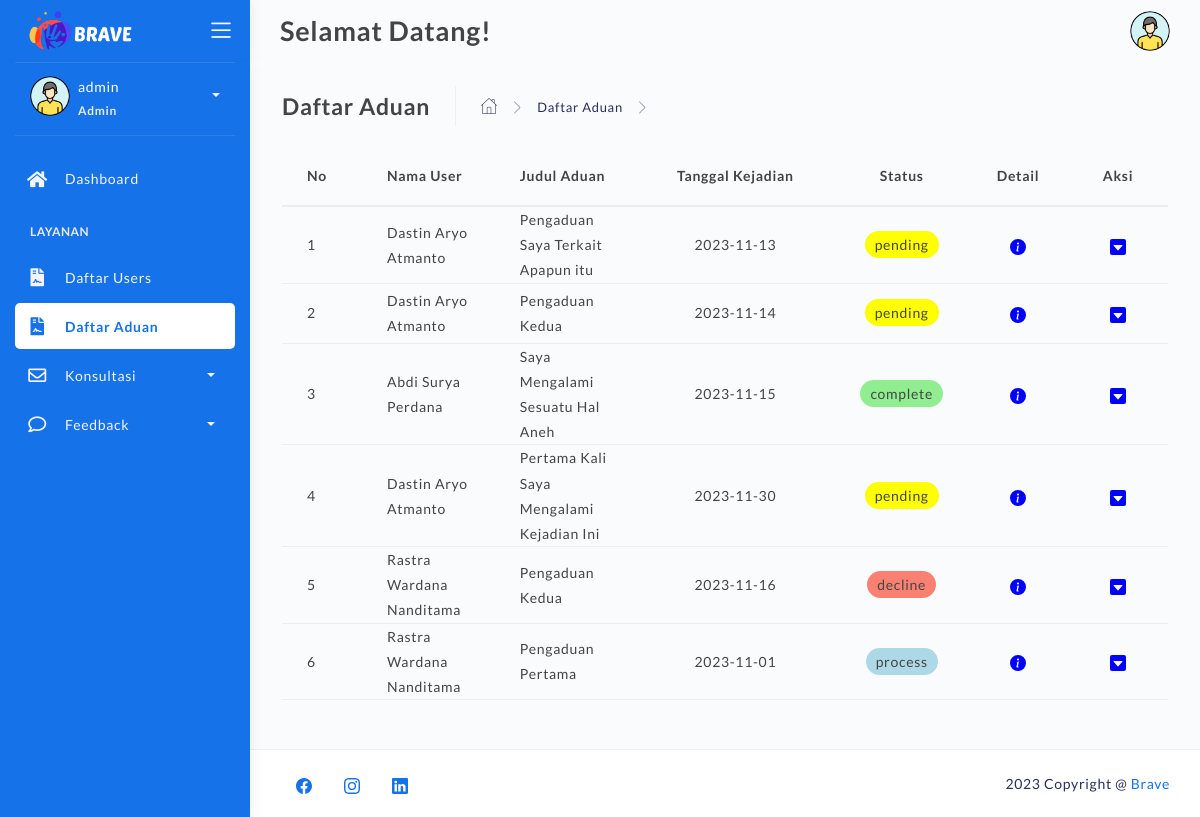
The page /list-aduan-admin.php (signed in) on the database its author committed.
### tables this page shows
CREATE TABLE `pengaduan` (
  `id_pengaduan` varchar(50) NOT NULL,
  `nim` varchar(25) NOT NULL,
  `nama` varchar(255) NOT NULL,
  `judul` varchar(255) NOT NULL,
  `tgl_kejadian` date NOT NULL,
  `tgl_aduan` datetime NOT NULL DEFAULT current_timestamp(),
  `pesan_aduan` text NOT NULL,
  `pelaku` varchar(255) NOT NULL,
  `bukti` varchar(255) NOT NULL,
  `status` varchar(25) NOT NULL
);

### list-aduan-admin.php (the view, shortened to what this page needs)
<!DOCTYPE html>
<html lang="en">
<head>
	<link rel="stylesheet" href="assets/css/bootstrap.min.css">
	<link rel="stylesheet" href="assets/css/atlantis.css">
	<link rel="stylesheet" href="assets/css/demo.css">
</head>
<body>
	<div class="wrapper fullheight-side">
		<div class="logo-header position-fixed" data-background-color="blue">
			<a href="index.html" class="logo">
				<img src="assets\img\logo\logo2-2tr-resize.png" alt="navbar brand" class="navbar-brand" style="width:110px;">
			</a>
			<div class="nav-toggle">
				<button class="btn btn-toggle toggle-sidebar">
					<i class="icon-menu"></i>
				</button>
			</div>
		</div>
		<div class="sidebar sidebar-style-2" data-background-color="blue">
			<div class="sidebar-wrapper scrollbar scrollbar-inner">
				<div class="sidebar-content">
					<div class="user">
						<div class="avatar-sm float-left mr-2">
							<img src="assets/img/profile.png" alt="..." class="avatar-img rounded-circle">
						</div>
						<div class="info">
							<a data-toggle="collapse" href="#collapseExample" aria-expanded="true">
								<span>
									<?php echo $_SESSION['username'] ?>
									<span class="user-level">Admin</span>
									<span class="caret"></span>
								</span>
							</a>
						</div>
					</div>
					<ul class="nav">
						<li class="nav-item">
							<a href="dashboard-admin.php" class="collapsed" aria-expanded="false">
								<i class="fas fa-home"></i>
								<p>Dashboard</p>
							</a>
						</li>
						<li class="nav-section">
							<h4 class="text-section">Layanan</h4>
						</li>
						<li class="nav-item">
							<a href="list-user-admin.php">
								<i class="fas fa-file-contract"></i>
								<p>Daftar Users</p>
							</a>
						</li>
						<li class="nav-item active">
							<a href="list-aduan-admin.php">
								<i class="fas fa-file-contract"></i>
								<p>Daftar Aduan</p>
							</a>
						</li>
						<li class="nav-item submenu">
							<a data-toggle="collapse" href="#email-app-nav">
								<i class="far fa-envelope"></i>
								<p>Konsultasi</p>
								<span class="caret"></span>
							</a>
							<li class="nav-item ">
							<a data-toggle="collapse" href="#feedback-app-nav">
								<i class="far fa-comment"></i>
								<p>Feedback</p>
								<span class="caret"></span>
							</a>
						</li>
					</ul>
				</div>
			</div>
		</div>
		<nav class="navbar navbar-header navbar-header-transparent navbar-expand-lg">
			<div class="container-fluid">
				<div class="collapse" id="search-nav">
					<form class="navbar-left navbar-form nav-search mr-md-3">
						<h4 class="page-title" style="margin: 10px 0; font-size: 27px;">Selamat Datang!</h4>
					</form>
				</div>
				<ul class="navbar-nav topbar-nav ml-md-auto align-items-center">
					<li class="nav-item dropdown hidden-caret">
						<a class="dropdown-toggle profile-pic" data-toggle="dropdown" href="#" aria-expanded="false">
							<div class="avatar-sm">
								<img src="assets/img/profile.png" alt="..." class="avatar-img rounded-circle">
							</div>
						</a>
					</li>
				</ul>
			</div>
		</nav>
		<div class="main-panel full-height">
			<div class="container">
				<div class="page-inner">
					<div class="page-header">
						<h4 class="page-title">Daftar Aduan</h4>
						<ul class="breadcrumbs">
							<li class="nav-home">
								<a href="dashboard-admin.php">
									<i class="flaticon-home"></i>
								</a>
							</li>
							<li class="separator">
								<i class="flaticon-right-arrow"></i>
							</li>
							<li class="nav-item">
								<a href="list-aduan-admin.php">Daftar Aduan</a>
							</li>
							<li class="separator">
								<i class="flaticon-right-arrow"></i>
							</li>
						</ul>
					</div>
					<div class="page-category">
						<?php
							require 'backend/connection.php';
							$sql = "SELECT * FROM pengaduan ORDER BY tgl_aduan DESC";
							$result_pengaduan = mysqli_query($koneksi, $sql);
						?>
						<table class="table">
							<thead>
								<tr>
									<th scope="col" style="width:80px;">No</th>
									<th scope="col">Nama User</th>
									<th scope="col">Judul Aduan</th>
									<th scope="col" style="width:200px; text-align:center;">Tanggal Kejadian</th>
									<th scope="col" style="width:100px; text-align:center;">Status</th>
									<th scope="col" style="width:100px; text-align:center;">Detail</th>
									<th scope="col" style="width:100px; text-align:center;">Aksi</th>
								</tr>
							</thead>
							<tbody>
								<?php
									$i = 0;
									while ($row = mysqli_fetch_assoc($result_pengaduan)) {
										$i++;
										echo "<tr>";
											echo "<td>" . $i. "</td>";
											echo "<td>" . $row['nama'] . "</td>";
											echo "<td>" . $row['judul'] . "</td>";
											echo "<td><center>" . $row['tgl_kejadian'] . "</center></td>";
											echo "<td><center><a class='" . $row['status'] . "'>" . $row['status'] . "</a></center></td>";
											echo "<td data-toggle='modal' data-target='#aduan-" . $row['id_pengaduan'] . "' style='color:blue;'>
													<center>
														<a>
														</a>
													</center>
												</td>
												<div class='modal fade' id='aduan-" . $row['id_pengaduan'] . "' tabindex='-1' role='dialog' aria-labelledby='exampleModalCenterTitle' aria-hidden='true'>
																<h5 class='modal-title' id='exampleModalLongTitle' style='font-size:20px;'>" . $row['judul'] . "</h5>
																<p style='margin-bottom:1px;'><strong>Nama :</strong> " . $row['nama'] . " </p>
																<p style='margin-bottom:10px;'><strong>Tanggal Kejadian :</strong> " . $row['tgl_kejadian'] . " </p>
																<p> <center> <img src='assets/img/bukti/" . $row['bukti'] . "' style='width:70%; border-radius:5px;'></center></p>
																" . $row['pesan_aduan'] . "
												</div>
												<td>
													<center>
														<a id='navbarDropdown' role='button' data-toggle='dropdown' aria-haspopup='true' aria-expanded='false' style='color:blue;'>
															<svg xmlns='http://www.w3.org/2000/svg' width='16' height='16' fill='currentColor' class='bi bi-caret-down-square-fill' viewBox='0 0 16 16'>
																<path d='M0 2a2 2 0 0 1 2-2h12a2 2 0 0 1 2 2v12a2 2 0 0 1-2 2H2a2 2 0 0 1-2-2V2zm4 4a.5.5 0 0 0-.374.832l4 4.5a.5.5 0 0 0 .748 0l4-4.5A.5.5 0 0 0 12 6H4z'/>
															</svg>
														</a>
															<a class='dropdown-item' href='backend/action-accept-aduan.php?id=" . $row['id_pengaduan'] . "'>Accept</a>
															<a class='dropdown-item' href='backend/action-complete-aduan.php?id=" . $row['id_pengaduan'] . "'>Complete</a>
															<a class='dropdown-item' data-toggle='modal' data-target='#decline-aduan-" . $row['id_pengaduan'] . "'>Decline</a>
															<a class='dropdown-item' data-toggle='modal' data-target='#feedback-aduan-" . $row['id_pengaduan'] . "'>Feedback</a>
													</center>
													<div class='modal fade' id='decline-aduan-" . $row['id_pengaduan'] . "' tabindex='-1' role='dialog' aria-labelledby='editUserModalLabel' aria-hidden='true'>
																	<form id='declineAduanForm-" . $row['id_pengaduan'] . "' action='backend/action-decline-aduan.php' method='post'>
																		<input type='text' class='form-control' id='id_pengaduan' name='id_pengaduan' value='" . $row['id_pengaduan'] . "' required hidden>
																		<input type='text' class='form-control' id='nama' name='nama' value='" . $row['nama'] . "' required hidden>
																		<input type='text' class='form-control' id='nim' name='nim' value='" . $row['nim'] . "' required hidden>
																	</form>
																	<button type='button' class='btn btn-primary' onclick='declineAduan_" . $row['id_pengaduan'] . "()'>Kirim</button>
													</div>
														function declineAduan_" . $row['id_pengaduan'] . "() {
															document.getElementById('declineAduanForm-" . $row['id_pengaduan'] . "').submit();
													<div class='modal fade' id='feedback-aduan-" . $row['id_pengaduan'] . "' tabindex='-1' role='dialog' aria-labelledby='editUserModalLabel' aria-hidden='true'>
																	<form id='feedbackAduanForm-" . $row['id_pengaduan'] . "' action='backend/action-feedback-aduan.php' method='post'>
																		<input type='text' class='form-control' id='id_pengaduan' name='id_pengaduan' value='" . $row['id_pengaduan'] . "' required hidden>
																		<input type='text' class='form-control' id='nama' name='nama' value='" . $row['nama'] . "' required hidden>
																		<input type='text' class='form-control' id='nim' name='nim' value='" . $row['nim'] . "' required hidden>
																	</form>
																	<button type='button' class='btn btn-primary' onclick='feedbackAduan_" . $row['id_pengaduan'] . "()'>Kirim</button>
													</div>
														function feedbackAduan_" . $row['id_pengaduan'] . "() {
															document.getElementById('feedbackAduanForm-" . $row['id_pengaduan'] . "').submit();
												</td>
												";
									}
								?>
							</tbody>
						</table>
					</div>
				</div>
			</div>
			<footer class="footer">
				<div class="container-fluid">
					<nav class="pull-left">
						<ul class="nav">
							<li class="nav-item">
								<a class="nav-link" href="https://web.facebook.com">
								</a>
							</li>
							<li class="nav-item">
								<a class="nav-link" href="https://www.instagram.com/">
								</a>
							</li>
							<li class="nav-item">
								<a class="nav-link" href="https://www.linkedin.com">
								</a>
							</li>
						</ul>
					</nav>
					<div class="copyright ml-auto">
						2023 Copyright @ <a href="#">Brave</a>
					</div>
				</div>
			</footer>
		</div>
	</div>
</body>
</html>

### rows shown on the page
pengaduan: nama "Dastin Aryo Atmanto", judul "Pengaduan Saya Terkait Apapun itu", tgl_kejadian "2023-11-13", status "pending"
pengaduan: nama "Dastin Aryo Atmanto", judul "Pengaduan Kedua", tgl_kejadian "2023-11-14", status "pending"
pengaduan: nama "Abdi Surya Perdana", judul "Saya Mengalami Sesuatu Hal Aneh", tgl_kejadian "2023-11-15", status "complete"
pengaduan: nama "Dastin Aryo Atmanto", judul "Pertama Kali Saya Mengalami Kejadian Ini", tgl_kejadian "2023-11-30", status "pending"
pengaduan: nama "Rastra Wardana Nanditama", judul "Pengaduan Kedua", tgl_kejadian "2023-11-16", status "decline"
pengaduan: nama "Rastra Wardana Nanditama", judul "Pengaduan Pertama", tgl_kejadian "2023-11-01", status "process"

### other values the page prints
$_SESSION['username'] "admin"
